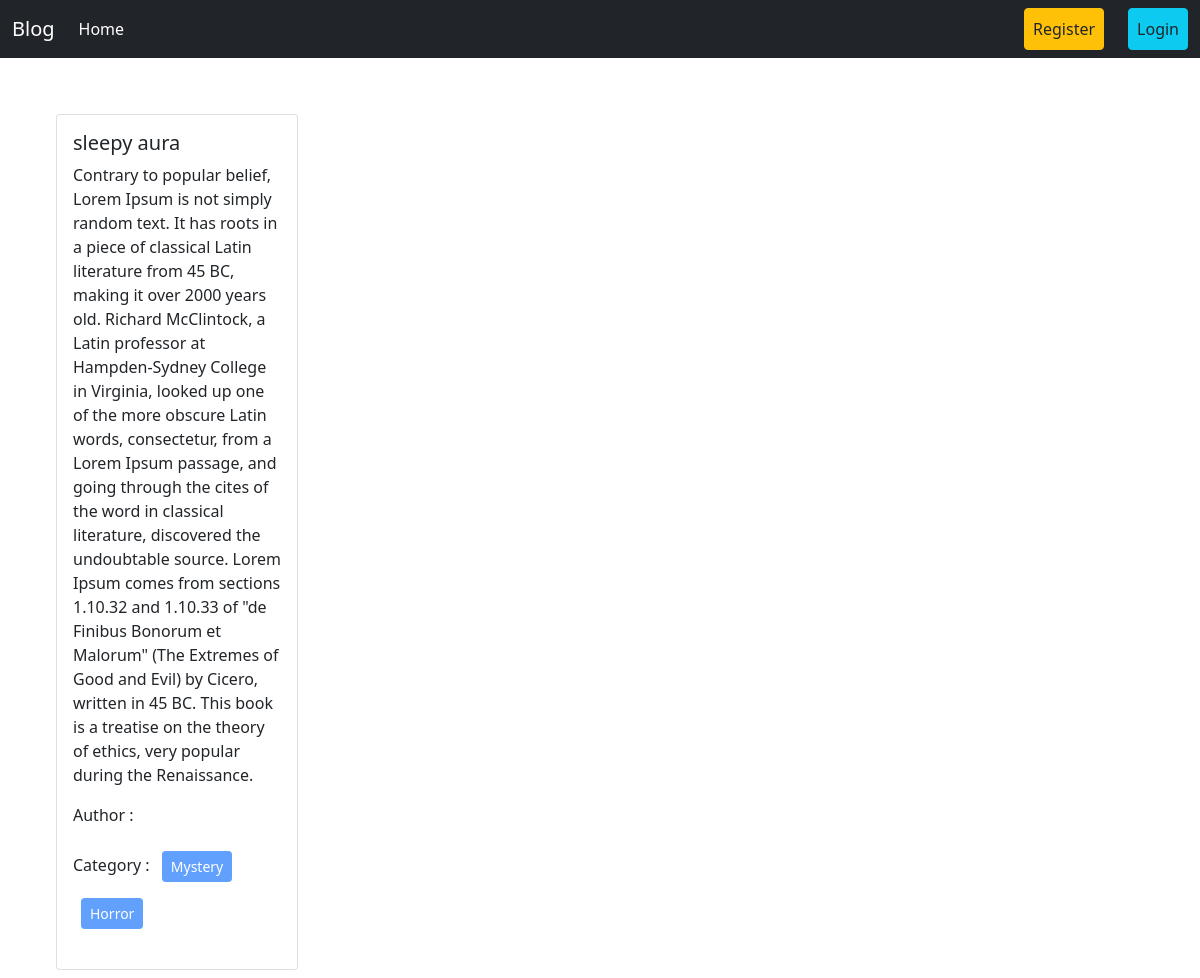
Before: / with the older database file.
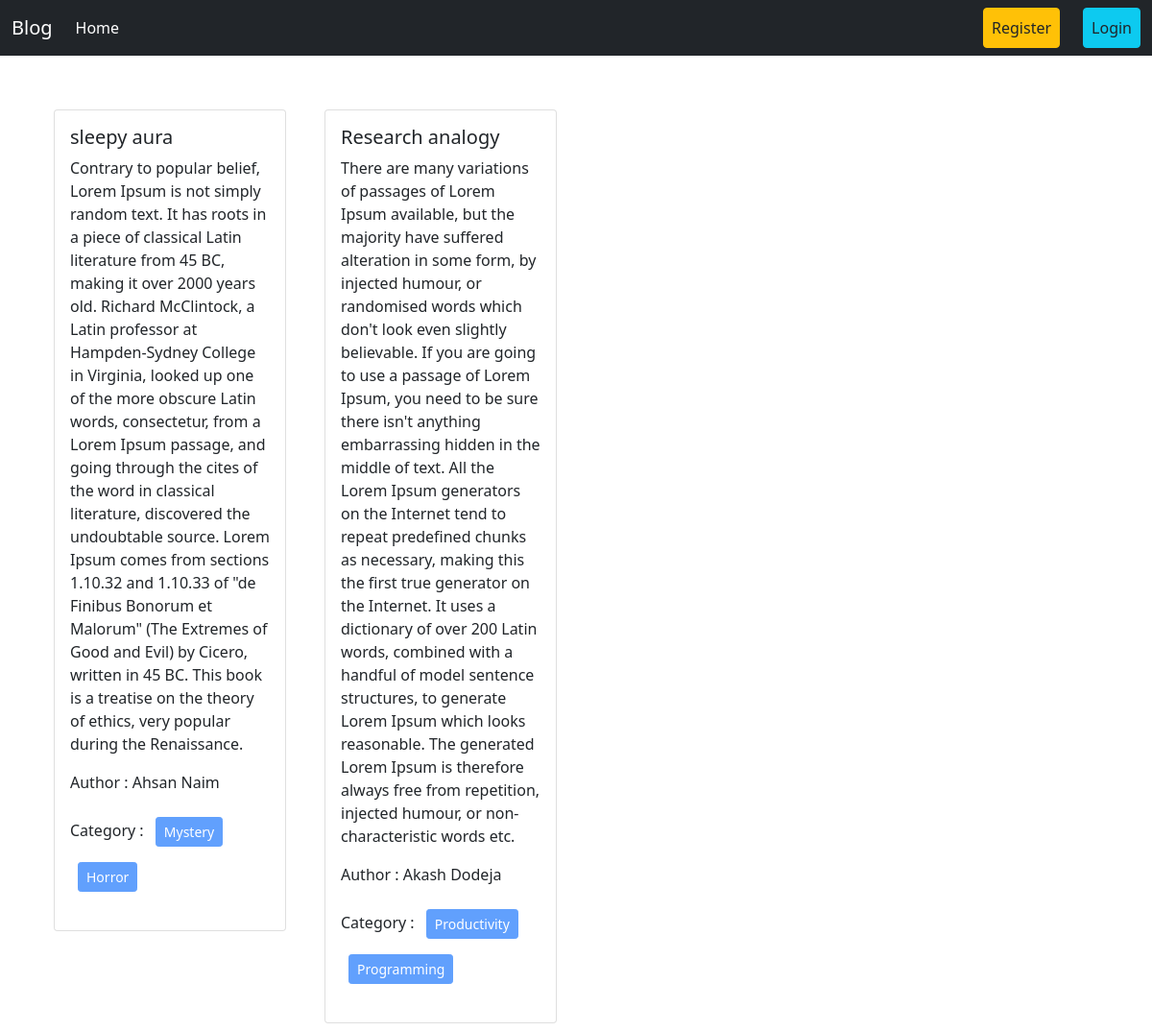
After: the same page with the newer database file.
### posts/models.py (models this page shows, shortened)
class Post(models.Model):
    title = models.CharField(max_length=50)
    content = models.TextField()
    category = models.ManyToManyField(Category)
    author = models.ForeignKey(User, on_delete=models.CASCADE)

### categories/models.py (models this page shows, shortened)
class Category(models.Model):
    name = models.CharField(max_length=100)

### blog_project/views.py (the view)
# urls.py: 2. Add a URL to urlpatterns:  path('', views.home, name='home')
def home(request):
    data = Post.objects.all()
    return render(request, 'home.html',{'data': data} )

### templates/home.html
{% extends 'base.html' %}
{% block content %}
<div class="row px-5 pt-5">
{% for post in data %}
  <div class="col-sm-3">
    <div class="card m-2">
      <div class="card-body">
        <h5 class="card-title">{{post.title}}</h5>
        <p class="card-text">{{post.content}}</p>
        <p>Author : {{post.author.first_name}} {{post.author.last_name}}</p>
        <p>
          Category : {% for cat in post.category.all %}
          <button class="btn btn-primary btn-sm m-2" disabled >{{cat.name}} </button>
          {% endfor %}
        </p>
      </div>
    </div>
  </div>
  {% endfor %}
</div>
{% endblock %}

Changed rows visible on the page:
changed through a linked row, Post "sleepy aura": author.first_name (not shown) → "Ahsan"; author.last_name (not shown) → "Naim"
added Post: title "Research analogy", content "There are many variations of passages of Lorem Ipsum available, but the majority have suffered alteration in some form, by injected humour, or randomised words which don't look even slightly believable. If you are going to use a passage of Lorem Ipsum, you need to be sure there isn't anything embarrassing hidden in the middle of text. All the Lorem Ipsum generators on the Internet tend to repeat predefined chunks as necessary, making this the first true generator on the Internet. It uses a dictionary of over 200 Latin words, combined with a handful of model sentence structures, to generate Lorem Ipsum which looks reasonable. The generated Lorem Ipsum is therefore always free from…", author.first_name "Akash", author.last_name "Dodeja"
now on this page (row unchanged): Category: name "Productivity", shown under "Research analogy"
now on this page (row unchanged): Category: name "Programming", shown under "Research analogy"
